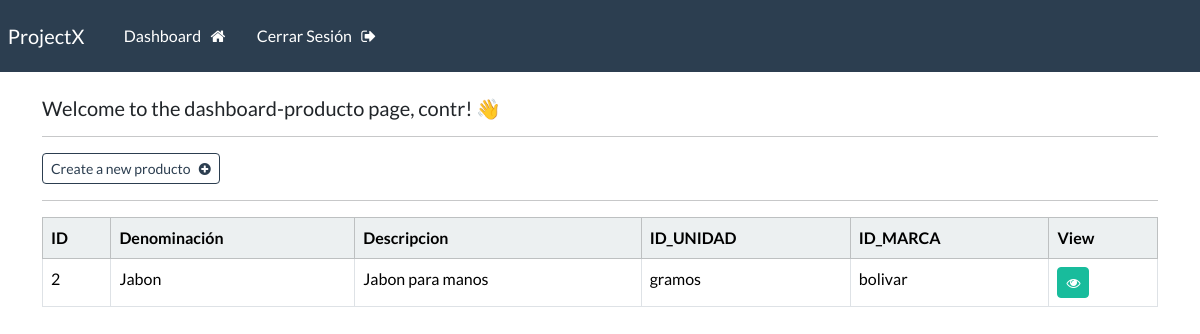
The page /dashboard-producto (signed in) on the database its author committed.
### webapp/models.py (models this page shows, shortened)
class Producto(models.Model):
    denominacion = models.CharField(max_length=100)
    descripcion = models.CharField(max_length=100)
    id_unidad =  models.ForeignKey(UnidadMedida, on_delete=models.CASCADE)
    id_marca =  models.ForeignKey(Marca, on_delete=models.CASCADE)

class UnidadMedida(models.Model):
    codigo_sunat = models.CharField(max_length=2)
    denominacion = models.CharField(max_length=100)
    def __str__(self):
         return self.denominacion

class Marca(models.Model):
    denominacion = models.CharField(max_length=100)
    descripcion = models.CharField(max_length=100)

### webapp/views.py (the view)
# urls.py: path('dashboard-producto', views.dashboard_producto, name="dashboard-producto"),
@login_required(login_url='my-login')
def dashboard_producto(request):
    my_productos = Producto.objects.all()
    context = {'productos': my_productos}
    return render(request,'webapp/dashboard-producto.html', context=context)

### webapp/models.py (called while the page is built)
    def __str__(self):
        return self.denominacion

### webapp/templates/webapp/dashboard-producto.html
{% extends 'webapp/base.html' %}
{% block content %}
    <h5> Welcome to the dashboard-producto page, {{user}}! 👋</h5>
    <hr>
    <a class="btn btn-outline-primary btn-sm" href="{% url 'create-producto' %}">
        Create a new producto &nbsp; <i class="fa fa-plus-circle" aria-hidden="true"></i>
    </a>
    <hr>
    <table class="table table table-hover table-bordered">
        <thead class="table-light">
            <tr>
                <th scope="col"> ID </th>
                <th scope="col"> Denominación</th>
                <th scope="col"> Descripcion </th>
                <th scope="col"> ID_UNIDAD </th>
                <th scope="col"> ID_MARCA </th>
                <th scope="col"> View </th>
            </tr>
        </thead>
        <tbody>
        {% if productos %}
            {% for producto in productos %}
            <tr>
                <td> {{producto.id}} </td>
                <td> {{producto.denominacion}}</td>
                <td> {{producto.descripcion}}</td>
                <td> {{producto.id_unidad}}</td>
                <td> {{producto.id_marca}}</td>
                <td> <a class="btn btn-success btn-sm" href="{% url 'producto' producto.id %}"> <i class="fa fa-eye" aria-hidden="true"></i> </a></td>
            </tr>
            {% endfor %}
        {% endif %}
        </tbody>
    </table>
{% endblock %}

### rows shown on the page
Producto: id "2", denominacion "Jabon", descripcion "Jabon para manos", id_unidad "gramos", id_marca "bolivar"

### other values the page prints
{{ user }} "contr"
